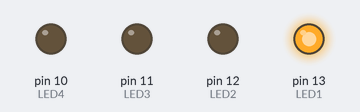
Simulated run of this sketch. Board: Arduino Uno, built with avr-gcc and run on an emulated ATmega328P. Shown: output pins drawn as LEDs (lit = HIGH).

Above: at 0.1 s.
At 0.95 s:
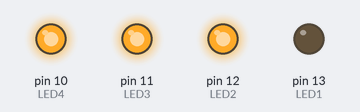
At 1.25 s:
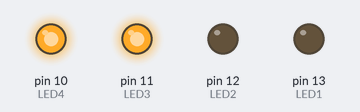
At 1.55 s:
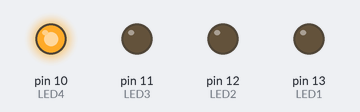
At 2.7 s:
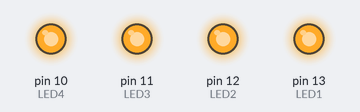
At 3.85 s:
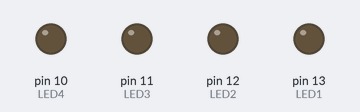
Timing chart, 0 to 4.6 s (numbered marks = the images above):
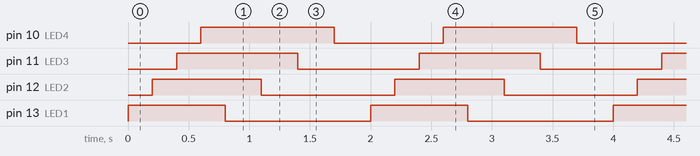

Measured:
- by itself, pin 10 (LED4): alternates HIGH for 1.1 s and LOW for 0.90 s
- by itself, pin 11 (LED3): alternates HIGH for 1.0 s and LOW for 1.0 s
- by itself, pin 12 (LED2): alternates HIGH for 0.90 s and LOW for 1.1 s
- by itself, pin 13 (LED1): alternates HIGH for 0.80 s and LOW for 1.2 s

The sketch:

sketch_nov15a.ino
```cpp
int LED1 = 13;
int LED2 = 12;
int LED3 = 11;
int LED4 = 10;


void setup() {
  // put your setup code here, to run once:
  pinMode(LED1, OUTPUT);
  pinMode(LED2, OUTPUT);
  pinMode(LED3, OUTPUT);
  pinMode(LED4, OUTPUT);
}

void loop() {
  // put your main code here, to run repeatedly:
digitalWrite(LED1, HIGH); // turn on led
delay(200); //wait 200ms
digitalWrite(LED2, HIGH); // turn on led
delay(200); //wait 200ms
digitalWrite(LED3, HIGH); // turn on led
delay(200); //wait 200ms
digitalWrite(LED4, HIGH); // turn on led
delay(200); //wait 200ms
digitalWrite(LED1, LOW); // turn off LED
delay(300); // wait 300ms
digitalWrite(LED2, LOW); // turn off LED
delay(300); // wait 300ms
digitalWrite(LED3, LOW); // turn off LED
delay(300); // wait 300ms
digitalWrite(LED4, LOW); // turn off LED
delay(300); // wait 300ms


}
```
